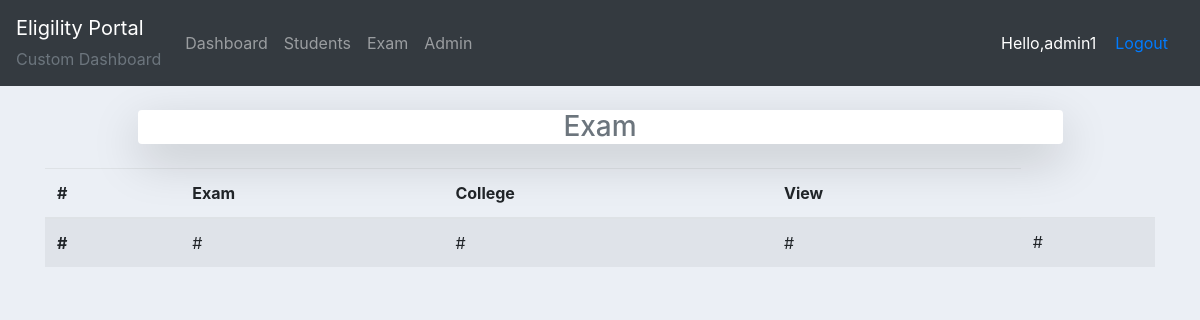
Page /adminapp/college-exam/2 (signed in) on the earlier database version.
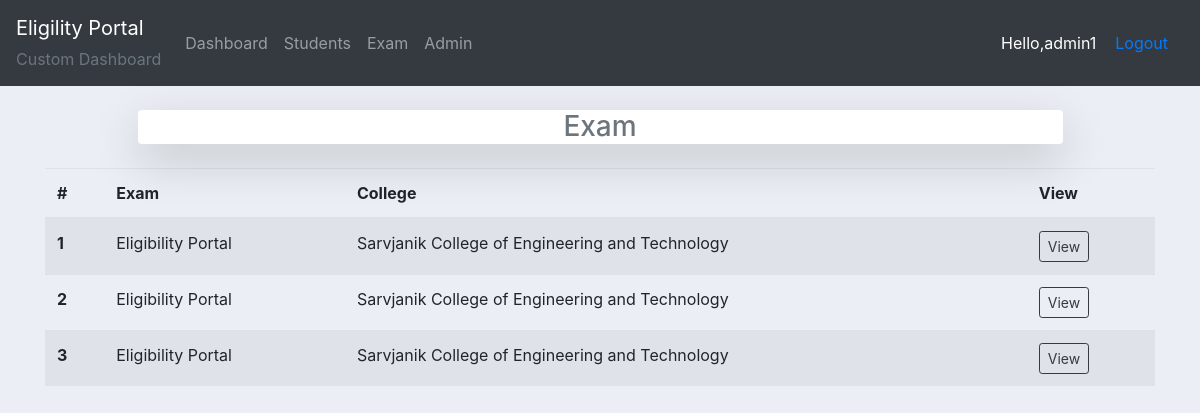
Same page on the later database version.
### exam/models.py (models this page shows, shortened)
class Exam(models.Model):
    exam_name = models.CharField(max_length=100)
    college = models.ForeignKey(College, on_delete=models.DO_NOTHING, related_name='exam')

class College(models.Model):
    clg_name = models.CharField(max_length=300)
    def __str__(self):
        return self.clg_name

### exam/decorators.py (the view)
        def wrapper_func(request, *args,  **kwargs):
            group = None
            if request.user.groups.exists():
                group = request.user.groups.all()[0].name
            if group in allowed_roles:
                return view_func(request, *args, **kwargs)
            else:
                return HttpResponse('Not Allowed')

### adminapp/views.py (called while the page is built)
@login_required(login_url='adminapp:loginadmin/')
@allowed_users(allowed_roles=['admin'])
def fetchExams(request, id):
    exam_list = Exam.objects.filter(college=id).prefetch_related('college')
    context = {'exam_list':exam_list}
    return render(request, 'adminapp/college_exam.html', context)

### adminapp/templates/adminapp/college_exam.html
{% extends 'adminapp/main.html' %}
{% block content %}
<div class="container">
    <div class="colleges col-md-10 my-4 offset-md-1 shadow-lg bg-white rounded align-middle"><h3 class="head text-center text-muted align-middle">Exam</h3></div>
    <table class="table table-striped">
        <thead>
          <tr>
            <th scope="col">#</th>
            <th scope="col">Exam</th>
            <th scope="col">College</th>
            <th>View</th>
          </tr>
        </thead>
        <tbody>
            {% if exam_list %}
            {% for exam in exam_list %}
                <tr>
                    <th scope="row">{{ forloop.counter }}</th>
                    <td>{{exam.exam_name}}</td>
                    <td>{{exam.college}}</td>
                    <td><a href="{% url 'adminapp:exam-info' exam.id%}" class="btn btn-sm btn-outline-dark">View</a></td>
                </tr>
            {% endfor %}
            {% else %}
            <tr>
                <th scope="row">#</th>
                <td>#</td>
                <td>#</td>
                <td>#</td>
                <td>#</td>
            </tr>
            {% endif %}
        </tbody>
      </table>
  </div>
{% endblock  %}

### adminapp/templates/adminapp/main.html (shortened to what this page needs)
{% load static %}
<!DOCTYPE html>
<html>
<head>
	<link rel="stylesheet" href="https://stackpath.bootstrapcdn.com/bootstrap/4.3.1/css/bootstrap.min.css">
	<link rel="stylesheet" type="text/css" href="{% static 'adminapp/css/main.css' %}" >
</head>
<body>
	{%  include 'adminapp/navbar.html' %}
	<div class="container-fluid">
	{% block content %}
	{% endblock %}
    </div>
</body>
</html>

### adminapp/templates/adminapp/navbar.html (shortened to what this page needs)
{% load static %}
<nav class="navbar navbar-expand-lg navbar-dark bg-dark">
  <a class="navbar-brand" href="{% url 'adminapp:adminhome' %}">Eligility Portal
    <div class="text-muted"><small>Custom Dashboard</small></div>
  </a>
  <div class="collapse navbar-collapse" id="navbarNav">
    <ul class="navbar-nav">
      <li class="nav-item">
        <a class="nav-link" href="{% url 'adminapp:adminhome' %}">Dashboard</a>
      </li>
      <li class="nav-item">
        <a class="nav-link" href="{% url 'adminapp:all-students-data' %}">Students</a>
      </li>
      <li class="nav-item">
        <a class="nav-link" href="{% url 'adminapp:exam' %}">Exam</a>
      </li>
      <li class="nav-item">
        <a class="nav-link" href="{% url 'adminapp:adminuser' %}">Admin</a>
      </li>
    </ul>
  </div>
  <span id="user-mg">Hello,{{request.user}}</span>
  <span><a href="{% url 'adminapp:logoutadmin' %}" class="nav-link link-nav">Logout</a></span>
</nav>

### adminapp/static/adminapp/css/main.css (style rules this page uses)
body { background-color: #ebeff5; }

### adminapp/templates/adminapp/navbar.html (style rules this page uses)
#user-mg, #link-nav { color:#fff; margin-right: 3px; }

Differences in the rows shown:
added Exam: exam_name "Eligibility Portal", college "Sarvjanik College of Engineering and Technology"
added Exam: exam_name "Eligibility Portal", college "Sarvjanik College of Engineering and Technology"
added Exam: exam_name "Eligibility Portal", college "Sarvjanik College of Engineering and Technology"
